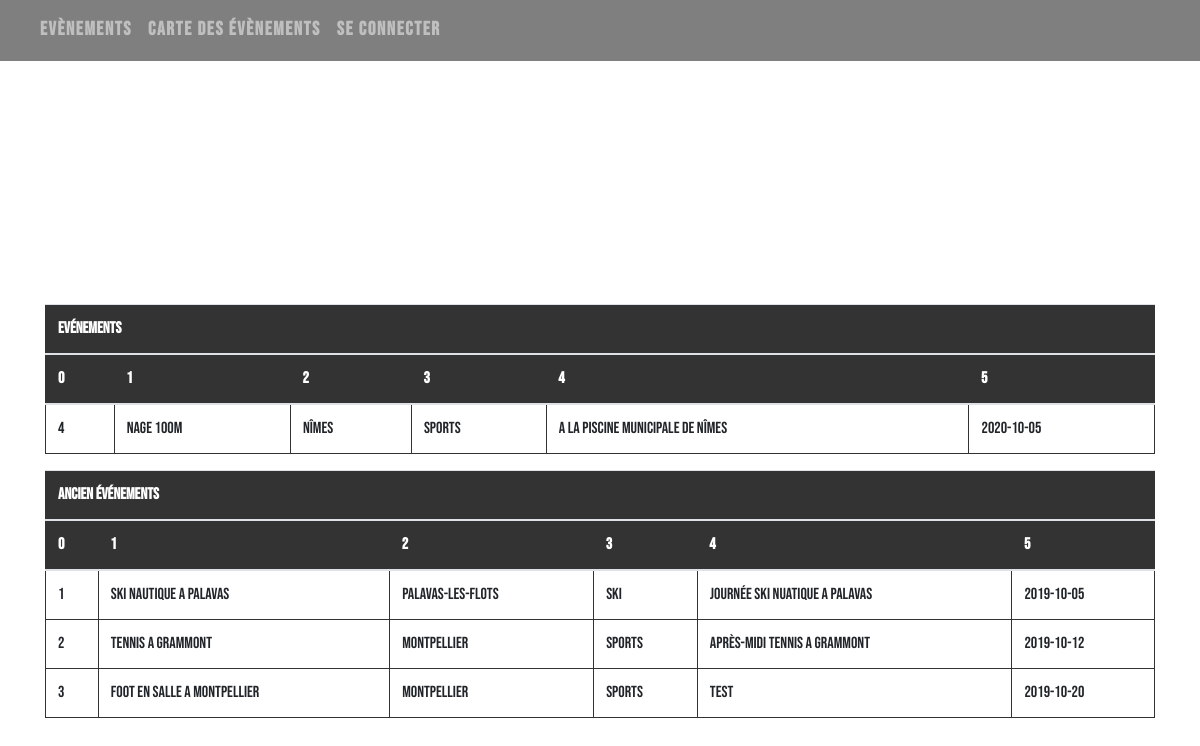
Page /login/guest.php on the committed database.
### tables this page shows
CREATE TABLE EVENEMENT (
	ID_EVENT INT AUTO_INCREMENT,
	ID_CREATEUR INT NOT NULL,
	NOM_EVENT VARCHAR(50),
	ADRESSE VARCHAR(50),
	LONGITUDE FLOAT,
	LATITUDE FLOAT,
	THEME VARCHAR(20),
	DATE_EV DATE,
	DESCRIPTIF TEXT,
	EFFECTIF_MAX INT,
	EFFECTIF_MIN INT,
	INDEX(DATE_EV),
	CONSTRAINT PK_EVENEMENT PRIMARY KEY (ID_EVENT,DATE_EV),
	CONSTRAINT DOM_GPS CHECK (LATITUDE >0 AND LONGITUDE >0),
	CONSTRAINT FK_EVENEMENT_ID_CREATEUR FOREIGN KEY (ID_CREATEUR) REFERENCES UTILISATEUR(ID)  ON DELETE CASCADE,
	CONSTRAINT FK_EVENEMENT_THEME       FOREIGN KEY (THEME)       REFERENCES THEME(NOM_THEME) ON DELETE CASCADE
	);

### bdd_class/bdd_class.php (called while the page is built)
 <?php
    class DataBase
    {
        private $db_pdo;
        private $username   = "root";
        private $dbname     = "HLIN511";
        private $servername = "localhost";
        private $password   = "";
        function __construct()
        {
            try
            {
                $this->db_pdo = new PDO("mysql:host=$this->servername;dbname=$this->dbname",
                                                      $this->username, $this->password);
                $this->db_pdo->setAttribute(PDO::ATTR_ERRMODE, PDO::ERRMODE_EXCEPTION);
            }
            catch(PDOException $e)
            {
                echo "Connection failed: " . $e->getMessage();
            }
        }
        function getPDO(){return $this->db_pdo;}
    }
?>

### tables/table_class.php (the view, shortened to what this page needs)
<?php
class Table
{
    public static function printTable($nomtable, $resultat_requete)
    {
        $size_col = $resultat_requete->columnCount();
        $premier_ligne = $resultat_requete->fetch();
        echo '<table class="table table-hover" id = table_generique>';
        echo '<thead>
                <tr>
                   <th colspan="',$size_col,'">',$nomtable,'</th>
                </tr>
             ',
                                      (new self)->print_col_names(array_keys($premier_ligne),$size_col*2, false, false),'
             </thead>';
                echo '<tbody>';
                (new self)->print_row($premier_ligne, $size_col);
                foreach ($resultat_requete as $row)
                {
                    (new self)->print_row($row, $size_col);
                }
                echo '</tbody>';
                echo '</table>';
    }
    private function print_row($ligne, $size)
    {
        echo '<tr>';
        for($i = 0; $i<$size; $i++)
        {
            echo '<td>';
            echo $ligne[$i];
            echo '</td>';
        }
        echo '</tr>';
    }
    private function print_col_names($ligne, $size, $button, $etoiles)
    {
        echo '<tr>';
        for($i = 0; $i<$size; $i = $i+2)
        {
            echo '<th onclick=sortTable('.$i/2 .')>';
            echo $ligne[$i];
            echo '</th>';
        }
        echo '</tr>';
    }
}
?>

### login/guest.php (shortened to what this page needs)
<!DOCTYPE html>
<html >
<head>
<link rel="stylesheet" href="https://stackpath.bootstrapcdn.com/bootstrap/4.3.1/css/bootstrap.min.css">
      <link rel="stylesheet" type="text/css" href="style2.css">
      <link rel="stylesheet" href="https://use.fontawesome.com/releases/v5.11.2/css/all.css">
</head>
<body class="bg">
<?php
include '../bdd_class/bdd_class.php';
include '../tables/table_class.php';
include '../user_class/user_class.php';
    $bdd = new DataBase();
    User::printNavGuest();
    echo '<body>';
    echo '<div class=container>';
    $sql = "SELECT ID_EVENT, NOM_EVENT, ADRESSE, THEME, DESCRIPTIF, DATE_EV FROM EVENEMENT WHERE DATE_EV >= CURRENT_DATE()";
    $resultat = $bdd->getPDO()->query($sql);
    Table::printTable("Evénements",$resultat);
    $sql = "SELECT ID_EVENT, NOM_EVENT, ADRESSE, THEME, DESCRIPTIF, DATE_EV FROM EVENEMENT WHERE DATE_EV < CURRENT_DATE()";
    $resultat = $bdd->getPDO()->query($sql);
?>
    </body>
    </html>

### user_class/user_class.php (shortened to what this page needs)
<?php
    class User
    {
        static function printNavGuest()
        {
          echo'<nav class="navbar navbar-expand-lg navbar-dark bg-dark fixed-top">
  <a class="navbar-brand" href="#"></a>
  <button class="navbar-toggler" type="button" data-toggle="collapse" data-target="#navbarNavDropdown" aria-controls="navbarNavDropdown" aria-expanded="false" aria-label="Toggle navigation">
    <span class="navbar-toggler-icon"></span>
  </button>
  <div class="collapse navbar-collapse" id="navbarNavDropdown">
    <ul class="navbar-nav">
      <a class="nav-item nav-link" href="../login/guest.php">Evènements</a>
      <a class="nav-item nav-link" href="../map/map.php">Carte des évènements</a>
      <a class="nav-item nav-link" href="../login/login.php">Se connecter</a>
    </ul>
  </div>
</nav>';
        }
    }
?>

### login/style2.css (style rules this page uses)
html { -webkit-background-size: cover; -moz-background-size: cover; -o-background-size: cover; background-size: cover }
.bg { background-image: url(../images/background-2.jpg); }
.navbar { text-transform: uppercase; font-weight: 700; font-size:1.2rem; letter-spacing: .1rem; background: rgba(0,0,0,0.5)!important; justify-content: between; }
.container { padding-top: 38vh; }
body { overflow-x: hidden; font-family: 'Bebas Neue', cursive; }
table, td { border: 1px solid #333; }
thead, tfoot { background-color: #333; color: #fff; }

### login/guest.php (style rules this page uses)
th { cursor: pointer; }

### rows in the picture
evenement: ID_EVENT "4", NOM_EVENT "Nage 100m", ADRESSE "Nîmes", THEME "SPORTS", DESCRIPTIF "A la piscine municipale de Nîmes", DATE_EV "2020-10-05"
evenement: ID_EVENT "1", NOM_EVENT "Ski nautique a palavas", ADRESSE "Palavas-les-flots", THEME "SKI", DESCRIPTIF "Journée ski nuatique a palavas", DATE_EV "2019-10-05"
evenement: ID_EVENT "2", NOM_EVENT "Tennis a Grammont", ADRESSE "Montpellier", THEME "SPORTS", DESCRIPTIF "Après-midi tennis a grammont", DATE_EV "2019-10-12"
evenement: ID_EVENT "3", NOM_EVENT "Foot en salle a Montpellier", ADRESSE "Montpellier", THEME "SPORTS", DESCRIPTIF "test", DATE_EV "2019-10-20"

### other values in the picture
$nomtable "Evénements Ancien événements"
$ligne[$i] "0"
$ligne[$i] "1"
$ligne[$i] "2"
$ligne[$i] "3"
$ligne[$i] "4"
$ligne[$i] "5"
